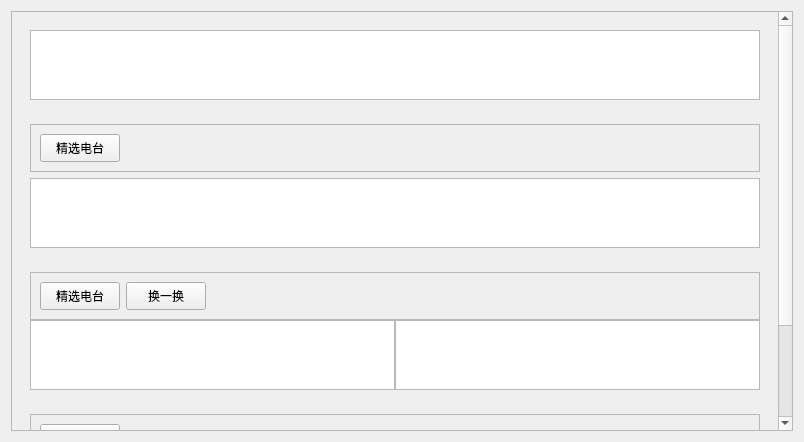
<?xml version="1.0" encoding="UTF-8"?>
<ui version="4.0">
 <class>RadioHost</class>
 <widget class="QWidget" name="RadioHost">
  <property name="geometry">
   <rect>
    <x>0</x>
    <y>0</y>
    <width>804</width>
    <height>442</height>
   </rect>
  </property>
  <property name="windowTitle">
   <string>Form</string>
  </property>
  <layout class="QVBoxLayout" name="verticalLayout_9">
   <item>
    <widget class="QScrollArea" name="scrollArea">
     <property name="widgetResizable">
      <bool>true</bool>
     </property>
     <widget class="QWidget" name="scrollAreaWidgetContents">
      <property name="geometry">
       <rect>
        <x>0</x>
        <y>0</y>
        <width>767</width>
        <height>572</height>
       </rect>
      </property>
      <layout class="QVBoxLayout" name="verticalLayout_8">
       <item>
        <layout class="QVBoxLayout" name="verticalLayout_7">
         <item>
          <widget class="QWidget" name="widget_4" native="true">
           <layout class="QHBoxLayout" name="horizontalLayout_8">
            <item>
             <widget class="QListWidget" name="listWidget"/>
            </item>
           </layout>
          </widget>
         </item>
         <item>
          <widget class="QWidget" name="widget" native="true">
           <layout class="QVBoxLayout" name="verticalLayout_2">
            <item>
             <layout class="QVBoxLayout" name="verticalLayout">
              <item>
               <widget class="QFrame" name="frame">
                <property name="frameShape">
                 <enum>QFrame::StyledPanel</enum>
                </property>
                <property name="frameShadow">
                 <enum>QFrame::Raised</enum>
                </property>
                <layout class="QHBoxLayout" name="horizontalLayout_2">
                 <item>
                  <layout class="QHBoxLayout" name="horizontalLayout">
                   <item>
                    <widget class="QPushButton" name="pushButton">
                     <property name="minimumSize">
                      <size>
                       <width>0</width>
                       <height>28</height>
                      </size>
                     </property>
                     <property name="text">
                      <string>精选电台</string>
                     </property>
                    </widget>
                   </item>
                   <item>
                    <spacer name="horizontalSpacer">
                     <property name="orientation">
                      <enum>Qt::Horizontal</enum>
                     </property>
                     <property name="sizeHint" stdset="0">
                      <size>
                       <width>40</width>
                       <height>20</height>
                      </size>
                     </property>
                    </spacer>
                   </item>
                  </layout>
                 </item>
                </layout>
               </widget>
              </item>
              <item>
               <widget class="QListWidget" name="listWidget_2"/>
              </item>
             </layout>
            </item>
           </layout>
          </widget>
         </item>
         <item>
          <widget class="QWidget" name="widget_3" native="true">
           <layout class="QVBoxLayout" name="verticalLayout_6">
            <item>
             <layout class="QVBoxLayout" name="verticalLayout_5">
              <property name="spacing">
               <number>0</number>
              </property>
              <item>
               <widget class="QFrame" name="frame_3">
                <property name="frameShape">
                 <enum>QFrame::StyledPanel</enum>
                </property>
                <property name="frameShadow">
                 <enum>QFrame::Raised</enum>
                </property>
                <layout class="QHBoxLayout" name="horizontalLayout_5">
                 <item>
                  <layout class="QHBoxLayout" name="horizontalLayout_6">
                   <item>
                    <widget class="QPushButton" name="pushButton_3">
                     <property name="minimumSize">
                      <size>
                       <width>0</width>
                       <height>28</height>
                      </size>
                     </property>
                     <property name="text">
                      <string>精选电台</string>
                     </property>
                    </widget>
                   </item>
                   <item>
                    <widget class="QPushButton" name="pushButton_4">
                     <property name="minimumSize">
                      <size>
                       <width>0</width>
                       <height>28</height>
                      </size>
                     </property>
                     <property name="text">
                      <string>换一换</string>
                     </property>
                    </widget>
                   </item>
                   <item>
                    <spacer name="horizontalSpacer_3">
                     <property name="orientation">
                      <enum>Qt::Horizontal</enum>
                     </property>
                     <property name="sizeHint" stdset="0">
                      <size>
                       <width>40</width>
                       <height>20</height>
                      </size>
                     </property>
                    </spacer>
                   </item>
                  </layout>
                 </item>
                </layout>
               </widget>
              </item>
              <item>
               <layout class="QHBoxLayout" name="horizontalLayout_7">
                <property name="spacing">
                 <number>0</number>
                </property>
                <item>
                 <widget class="QListWidget" name="listWidget_4"/>
                </item>
                <item>
                 <widget class="QListWidget" name="listWidget_5"/>
                </item>
               </layout>
              </item>
             </layout>
            </item>
           </layout>
          </widget>
         </item>
         <item>
          <widget class="QWidget" name="widget_2" native="true">
           <layout class="QVBoxLayout" name="verticalLayout_3">
            <item>
             <layout class="QVBoxLayout" name="verticalLayout_4">
              <item>
               <widget class="QFrame" name="frame_2">
                <property name="frameShape">
                 <enum>QFrame::StyledPanel</enum>
                </property>
                <property name="frameShadow">
                 <enum>QFrame::Raised</enum>
                </property>
                <layout class="QHBoxLayout" name="horizontalLayout_3">
                 <item>
                  <layout class="QHBoxLayout" name="horizontalLayout_4">
                   <item>
                    <widget class="QPushButton" name="pushButton_2">
                     <property name="minimumSize">
                      <size>
                       <width>0</width>
                       <height>28</height>
                      </size>
                     </property>
                     <property name="text">
                      <string>全部电台</string>
                     </property>
                    </widget>
                   </item>
                   <item>
                    <spacer name="horizontalSpacer_2">
                     <property name="orientation">
                      <enum>Qt::Horizontal</enum>
                     </property>
                     <property name="sizeHint" stdset="0">
                      <size>
                       <width>40</width>
                       <height>20</height>
                      </size>
                     </property>
                    </spacer>
                   </item>
                  </layout>
                 </item>
                </layout>
               </widget>
              </item>
              <item>
               <widget class="QListWidget" name="listWidget_3"/>
              </item>
             </layout>
            </item>
           </layout>
          </widget>
         </item>
        </layout>
       </item>
      </layout>
     </widget>
    </widget>
   </item>
  </layout>
 </widget>
 <resources/>
 <connections/>
</ui>
